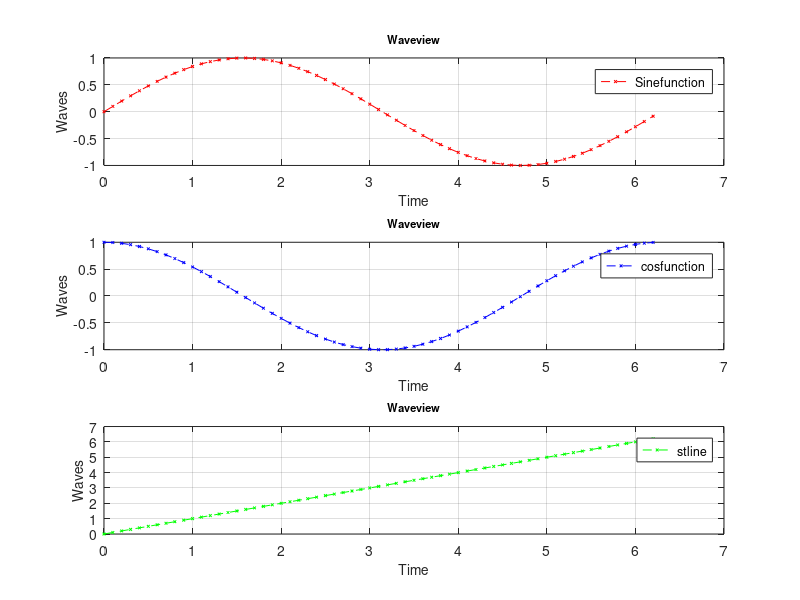

This chart was generated by the following MATLAB code:
%t=0:0.1:2*pi;
%z=cos(t);
%plot(t,z,'rx--','MarkerSize',10);
clear all
clc

t=0:0.1:2*pi;
z=sin(t);
y=cos(t);
u=t;
%hold on
subplot(3,1,1)
plot(t,z,'rx--','MarkerSize',2);
xlabel('Time','FontSize',10);
ylabel('Waves','FontSize',10);
title('Waveview','FontSize',8);
legend('Sinefunction','Location','Best');
grid on

subplot(3,1,2)
plot(t,y,'bx--','MarkerSize',2);
xlabel('Time','FontSize',10);
ylabel('Waves','FontSize',10);
title('Waveview','FontSize',8);
legend('cosfunction','Location','Best');
grid on

subplot(3,1,3)
plot(t,u,'gx--','MarkerSize',2);
xlabel('Time','FontSize',10);
ylabel('Waves','FontSize',10);
title('Waveview','FontSize',8);
legend('stline','Location','Best');
grid on





